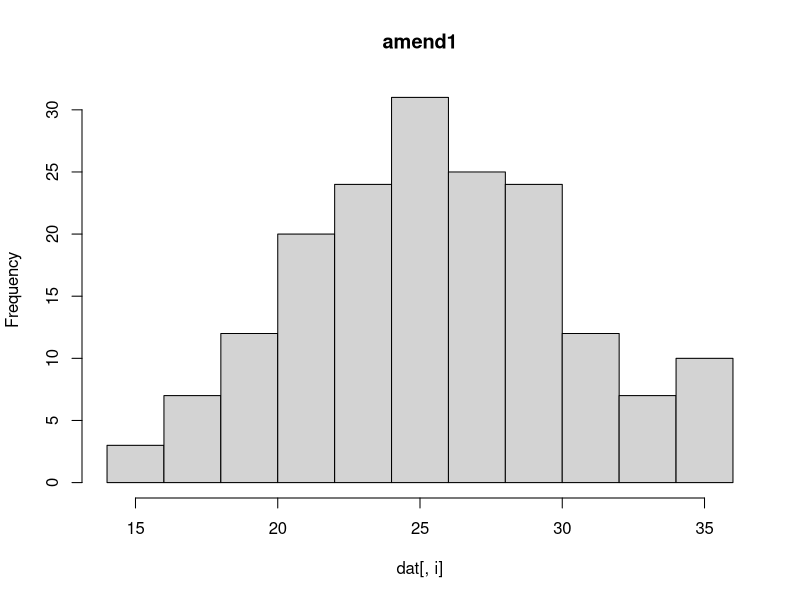
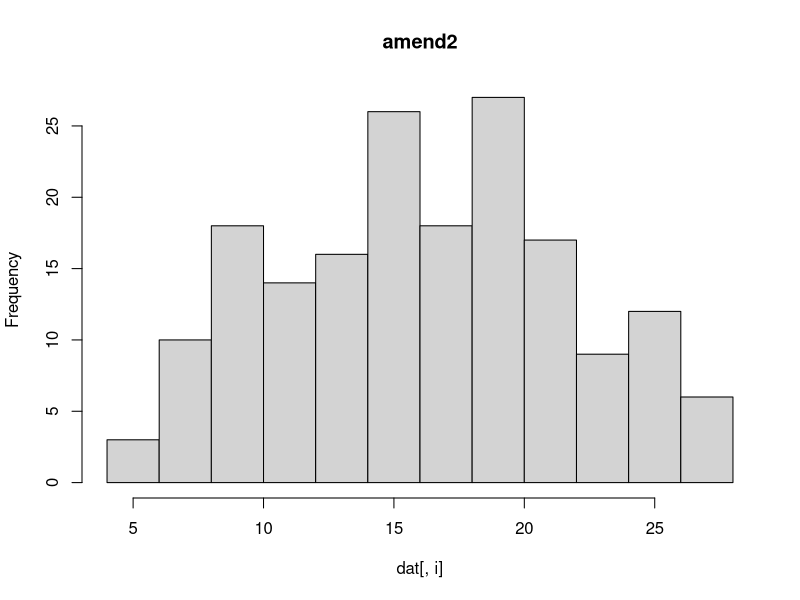
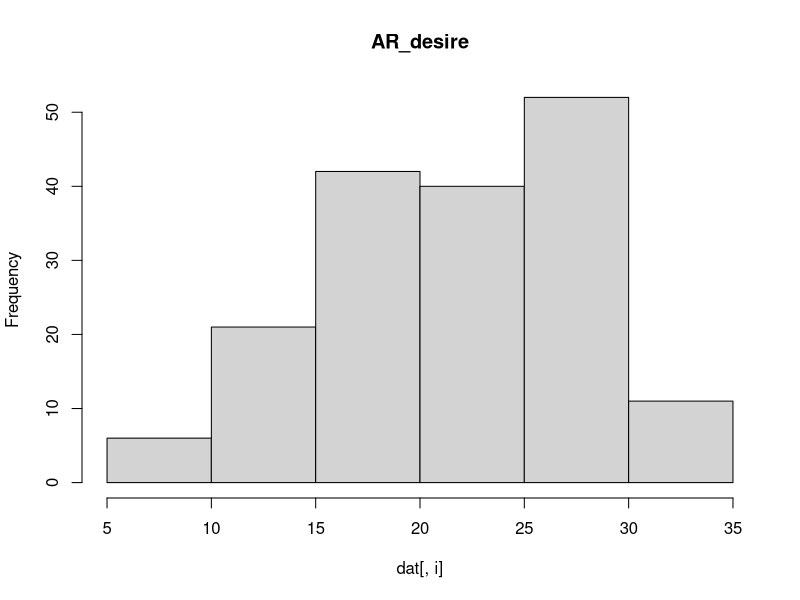
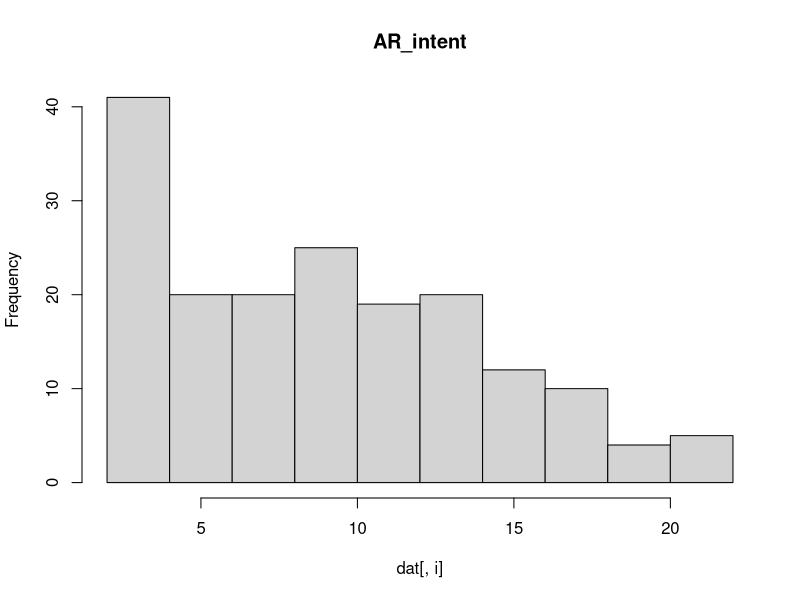
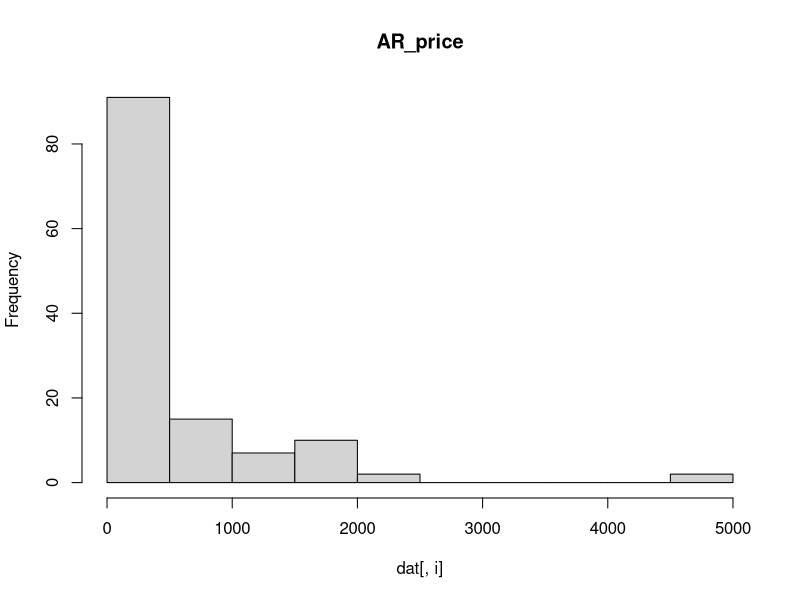
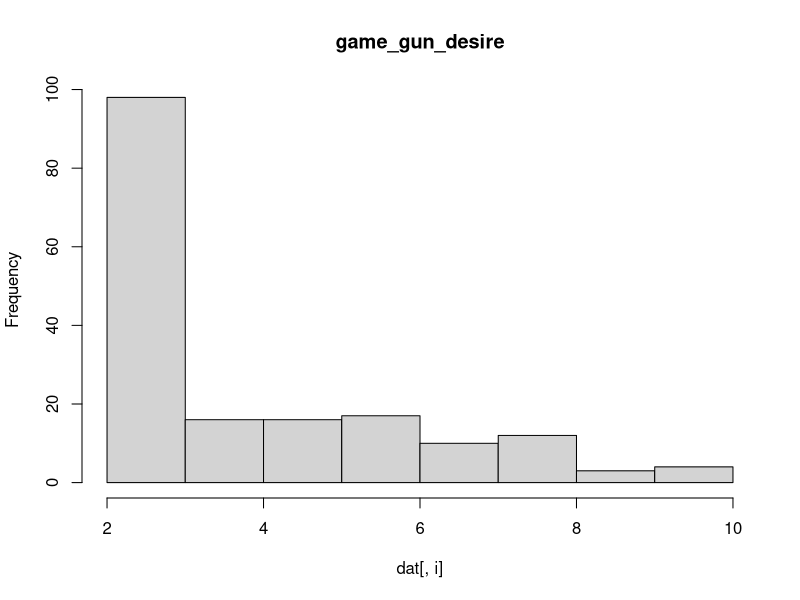
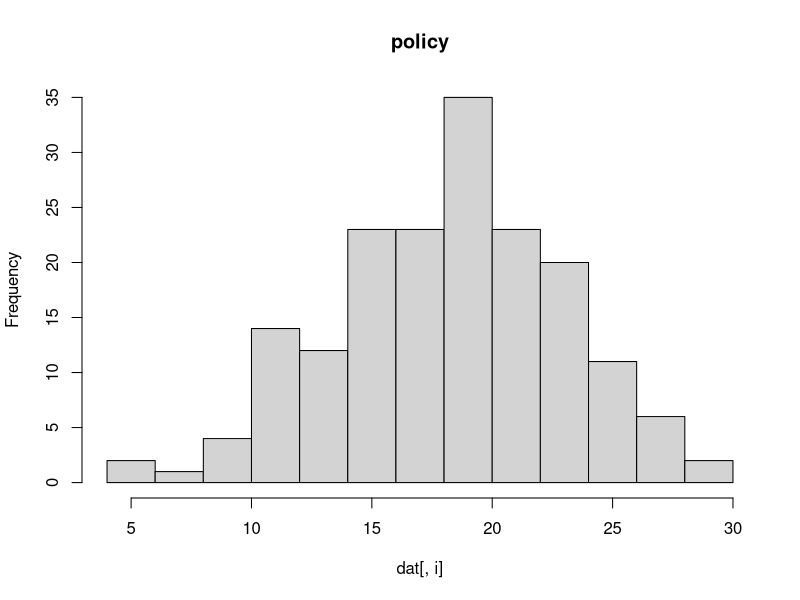

These charts were generated, in order, by the following R code: (Note: this script raises an error after producing the figures.)
dat = read.delim("processed_data.txt", stringsAsFactors = F)

# Inspect distributions
outcomes = c("amend1", "amend2", "AR_desire", "AR_intent", "AR_price", 
             "game_gun_desire", "policy")
dat = as.data.frame(dat)
for (i in outcomes) hist(dat[,i], main = i)
# AR_intent, AR_price, game_gun_desire all have strong right skew

# Factor structures and alphas ----
# Look at structure of AR-desire items
dat %>% 
  select(AR_1:AR_8) %>% 
  as.data.frame() %>% 
  alpha()

dat %>% 
  select(AR_1:AR_5) %>% 
  as.data.frame() %>% 
  alpha()

# Looks like 1 component
dat %>% 
  select(AR_1:AR_8) %>% 
  filter(complete.cases(.)) %>% 
  princomp()

# Sufficient just to sum those, I'd say
dat$AR_sum1 = dat %>% 
  select(AR_1:AR_8) %>% 
  apply(1, sum)

# Look at structure of gun-rights items ----
dat %>% 
  select(speech_protect:glad_gun) %>% 
  as.data.frame() %>% 
  alpha()

dat %>% 
  select(speech_protect:glad_gun) %>% 
  as.data.frame() %>% 
  filter(complete.cases(.)) %>% 
  princomp()

dat %>% 
  select(speech_protect, game_amend, media_reg, ben_risk, glad_speech) %>% 
  as.data.frame() %>% 
  alpha() 

dat %>% 
  select(speech_protect, game_amend, media_reg, ben_risk, glad_speech) %>% 
  as.data.frame() %>% 
  filter(complete.cases(.)) %>% 
  princomp()

dat %>% 
  select(gun_protect, gun_amendment, gun_reg, glad_gun) %>% 
  as.data.frame() %>% 
  alpha() 

dat %>% 
  select(gun_protect, gun_amendment, gun_reg, glad_gun) %>% 
  as.data.frame() %>% 
  filter(complete.cases(.)) %>% 
  princomp()

# Does summing the two have too much correlation?
dat %>% 
  select(speech_protect:glad_gun) %>% 
  cor(use = 'pairwise') %>% 
  round(3)

dat$speech_sum = dat %>% 
  select(speech_protect, game_amend, media_reg, ben_risk, glad_speech) %>% 
  apply(1, sum)

dat$gun_sum = dat %>% 
  select(gun_protect, gun_amendment, gun_reg, glad_gun) %>% 
  apply(1, sum)

# other items
dat %>% 
  select(want:need) %>% 
  cor(use='pairwise') %>% 
  round(3)

# other other items
dat %>% 
  select(us_gun_laws:school_staff) %>% 
  cor(use='pairwise') %>% 
  round(3)

# What if all just one PCA? ----
# You must scale if you're gonna do that! I think.
# 
pc = dat %>% 
  select(-(Subno:Pilot), -Notes, -per_5, -list_gun_names, -AR_pay) %>% 
  filter(complete.cases(.)) %>% 
  scale() %>% 
  princomp()

pc2 = dat %>% 
  select(-(Subno:Pilot), -Notes, -per_5, -list_gun_names, -AR_pay) %>% 
  filter(complete.cases(.)) %>% 
  scale() %>% 
  principal(nfactors = 2)

plot(pc)
#biplot(pc) # not sure this teaches much


loadings(pc)